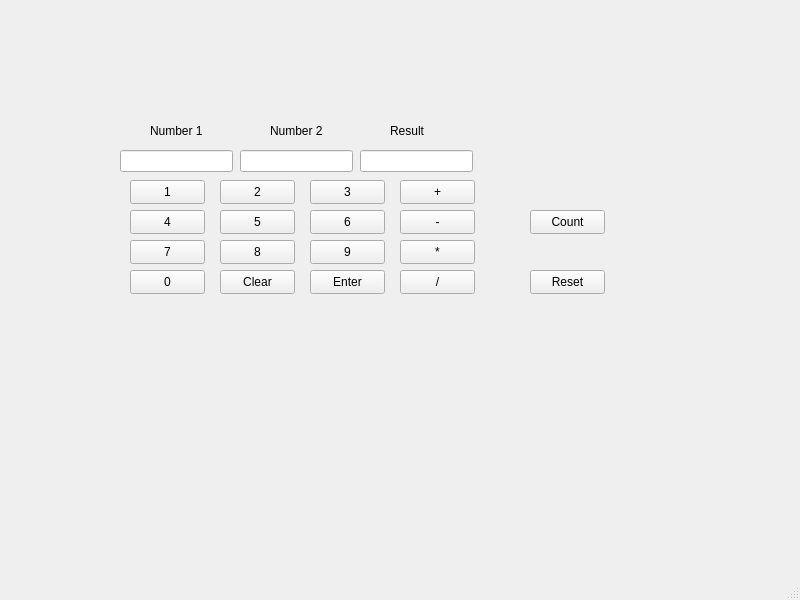
<?xml version="1.0" encoding="UTF-8"?>
<ui version="4.0">
 <class>MainWindow</class>
 <widget class="QMainWindow" name="MainWindow">
  <property name="geometry">
   <rect>
    <x>0</x>
    <y>0</y>
    <width>800</width>
    <height>600</height>
   </rect>
  </property>
  <property name="windowTitle">
   <string>Calculator</string>
  </property>
  <widget class="QWidget" name="centralwidget">
   <widget class="QLabel" name="label">
    <property name="geometry">
     <rect>
      <x>150</x>
      <y>120</y>
      <width>61</width>
      <height>21</height>
     </rect>
    </property>
    <property name="text">
     <string>Number 1</string>
    </property>
   </widget>
   <widget class="QLabel" name="label_2">
    <property name="geometry">
     <rect>
      <x>270</x>
      <y>120</y>
      <width>71</width>
      <height>21</height>
     </rect>
    </property>
    <property name="text">
     <string>Number 2</string>
    </property>
   </widget>
   <widget class="QLabel" name="label_3">
    <property name="geometry">
     <rect>
      <x>390</x>
      <y>120</y>
      <width>81</width>
      <height>21</height>
     </rect>
    </property>
    <property name="text">
     <string>Result</string>
    </property>
   </widget>
   <widget class="QLineEdit" name="Num1">
    <property name="geometry">
     <rect>
      <x>120</x>
      <y>150</y>
      <width>113</width>
      <height>22</height>
     </rect>
    </property>
   </widget>
   <widget class="QLineEdit" name="Num2">
    <property name="geometry">
     <rect>
      <x>240</x>
      <y>150</y>
      <width>113</width>
      <height>22</height>
     </rect>
    </property>
   </widget>
   <widget class="QLineEdit" name="Result">
    <property name="geometry">
     <rect>
      <x>360</x>
      <y>150</y>
      <width>113</width>
      <height>22</height>
     </rect>
    </property>
   </widget>
   <widget class="QPushButton" name="N1">
    <property name="geometry">
     <rect>
      <x>130</x>
      <y>180</y>
      <width>75</width>
      <height>24</height>
     </rect>
    </property>
    <property name="text">
     <string>1</string>
    </property>
   </widget>
   <widget class="QPushButton" name="N2">
    <property name="geometry">
     <rect>
      <x>220</x>
      <y>180</y>
      <width>75</width>
      <height>24</height>
     </rect>
    </property>
    <property name="text">
     <string>2</string>
    </property>
   </widget>
   <widget class="QPushButton" name="N3">
    <property name="geometry">
     <rect>
      <x>310</x>
      <y>180</y>
      <width>75</width>
      <height>24</height>
     </rect>
    </property>
    <property name="text">
     <string>3</string>
    </property>
   </widget>
   <widget class="QPushButton" name="add">
    <property name="geometry">
     <rect>
      <x>400</x>
      <y>180</y>
      <width>75</width>
      <height>24</height>
     </rect>
    </property>
    <property name="text">
     <string>+</string>
    </property>
   </widget>
   <widget class="QPushButton" name="N4">
    <property name="geometry">
     <rect>
      <x>130</x>
      <y>210</y>
      <width>75</width>
      <height>24</height>
     </rect>
    </property>
    <property name="text">
     <string>4</string>
    </property>
   </widget>
   <widget class="QPushButton" name="N5">
    <property name="geometry">
     <rect>
      <x>220</x>
      <y>210</y>
      <width>75</width>
      <height>24</height>
     </rect>
    </property>
    <property name="text">
     <string>5</string>
    </property>
   </widget>
   <widget class="QPushButton" name="N6">
    <property name="geometry">
     <rect>
      <x>310</x>
      <y>210</y>
      <width>75</width>
      <height>24</height>
     </rect>
    </property>
    <property name="text">
     <string>6</string>
    </property>
   </widget>
   <widget class="QPushButton" name="sub">
    <property name="geometry">
     <rect>
      <x>400</x>
      <y>210</y>
      <width>75</width>
      <height>24</height>
     </rect>
    </property>
    <property name="text">
     <string>-</string>
    </property>
   </widget>
   <widget class="QPushButton" name="N7">
    <property name="geometry">
     <rect>
      <x>130</x>
      <y>240</y>
      <width>75</width>
      <height>24</height>
     </rect>
    </property>
    <property name="text">
     <string>7</string>
    </property>
   </widget>
   <widget class="QPushButton" name="N8">
    <property name="geometry">
     <rect>
      <x>220</x>
      <y>240</y>
      <width>75</width>
      <height>24</height>
     </rect>
    </property>
    <property name="text">
     <string>8</string>
    </property>
   </widget>
   <widget class="QPushButton" name="N9">
    <property name="geometry">
     <rect>
      <x>310</x>
      <y>240</y>
      <width>75</width>
      <height>24</height>
     </rect>
    </property>
    <property name="text">
     <string>9</string>
    </property>
   </widget>
   <widget class="QPushButton" name="mul">
    <property name="geometry">
     <rect>
      <x>400</x>
      <y>240</y>
      <width>75</width>
      <height>24</height>
     </rect>
    </property>
    <property name="text">
     <string>*</string>
    </property>
   </widget>
   <widget class="QPushButton" name="N0">
    <property name="geometry">
     <rect>
      <x>130</x>
      <y>270</y>
      <width>75</width>
      <height>24</height>
     </rect>
    </property>
    <property name="text">
     <string>0</string>
    </property>
   </widget>
   <widget class="QPushButton" name="Clear">
    <property name="geometry">
     <rect>
      <x>220</x>
      <y>270</y>
      <width>75</width>
      <height>24</height>
     </rect>
    </property>
    <property name="text">
     <string>Clear</string>
    </property>
   </widget>
   <widget class="QPushButton" name="Enter">
    <property name="geometry">
     <rect>
      <x>310</x>
      <y>270</y>
      <width>75</width>
      <height>24</height>
     </rect>
    </property>
    <property name="text">
     <string>Enter</string>
    </property>
   </widget>
   <widget class="QPushButton" name="div">
    <property name="geometry">
     <rect>
      <x>400</x>
      <y>270</y>
      <width>75</width>
      <height>24</height>
     </rect>
    </property>
    <property name="text">
     <string>/</string>
    </property>
   </widget>
   <widget class="QPushButton" name="Reset">
    <property name="geometry">
     <rect>
      <x>530</x>
      <y>270</y>
      <width>75</width>
      <height>24</height>
     </rect>
    </property>
    <property name="text">
     <string>Reset</string>
    </property>
   </widget>
   <widget class="QPushButton" name="Count">
    <property name="geometry">
     <rect>
      <x>530</x>
      <y>210</y>
      <width>75</width>
      <height>24</height>
     </rect>
    </property>
    <property name="text">
     <string>Count</string>
    </property>
   </widget>
  </widget>
  <widget class="QMenuBar" name="menubar">
   <property name="geometry">
    <rect>
     <x>0</x>
     <y>0</y>
     <width>800</width>
     <height>22</height>
    </rect>
   </property>
  </widget>
  <widget class="QStatusBar" name="statusbar"/>
 </widget>
 <resources/>
 <connections/>
</ui>
